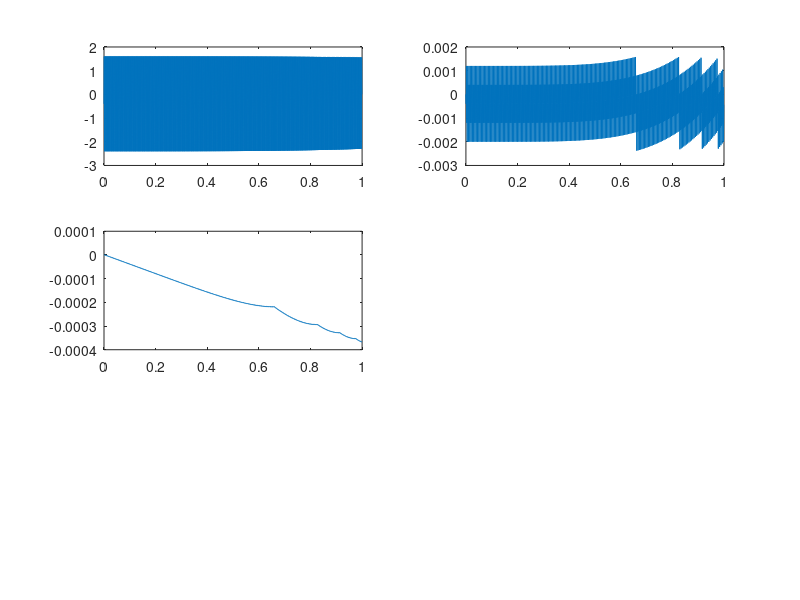
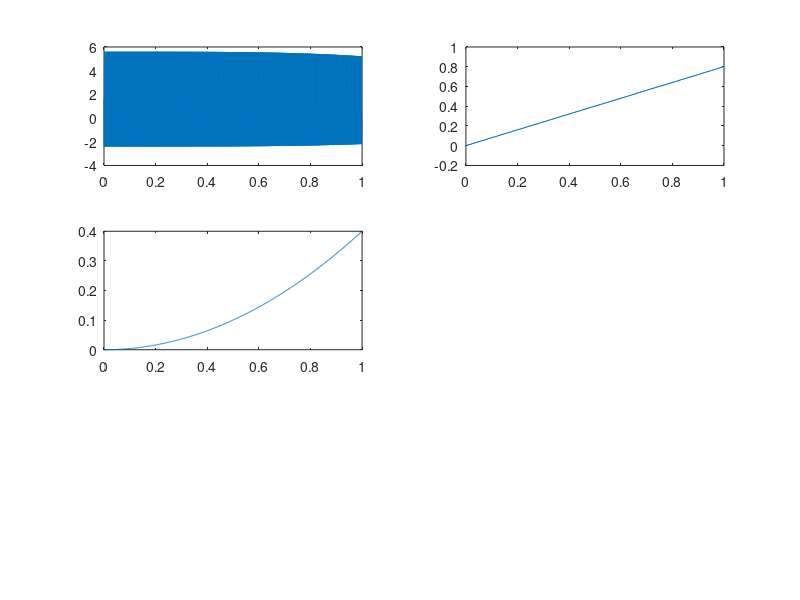

Source code (MATLAB) for these figures, in order:
clc;
clear;


rg1=1; %gear ratio
rg2=1;
tauc1=10; %friction
tauc2=0;
tauL1=1000; %torque limit
tauL2=1000;

%mass&length
m1=10;
m2=5;
l1=0.5;
l2=0.5;

%inertia
j1=m1*l1^2/rg1^2;    
j2=m2*l2^2/rg2^2;

% Simulation parameters
T=0.001; % sampling period
N=1000; % number of points
t=T*(0:(N-1)); % time vector

%data variables
theta1=zeros(1,N);  % position 1
theta1Dot=zeros(1,N); % speed 1
theta1DDot=zeros(1,N); % acceleration 1
theta2=zeros(1,N);  % position 2
theta2Dot=zeros(1,N); % speed 2
theta2DDot=zeros(1,N); % acceleration 2

theta1Des=zeros(1,N); % desired position 1
theta1DotDes=zeros(1,N); % desired speed 1
theta1DDotDes=zeros(1,N); % desired acceleration 1
theta2Des=zeros(1,N); % desired position 2
theta2DotDes=zeros(1,N); % desired speed 2
theta2DDotDes=zeros(1,N); % desired acceleration 2

u1=zeros(1,N);  % total control signal 1
u2=zeros(1,N);  % total control signal 2
taum1=zeros(1,N);  % torque output 1
taum2=zeros(1,N);  % torque output 2


%future controller here, currently set constant tau for openloop

for i=1:N
	u1(i)=0;  % torque output 1
	u2(i)=1;  % torque output 2
end







%construct robot dynamics

for i=1:N-1


	%matric A
	Aa=j1*rg1^2+(m1+m2)*l1^2+m2*l2^2+2*m2*l1*l2*cos(theta2(i));
	Ab=m2*l2^2+m2*l1*l2*cos(theta2(i));
	Ac=m2*l2^2+m2*l1*l2*cos(theta2(i));
	Ad=m2*l2^2/rg2^2;
	%matric B
	Ba=0;
	Bb=-m2*l1*l2*sin(theta2(i));
	Bc=m2*l1*l2*sin(theta2(i));
	Bd=0;
	%matrix C
	Ca=-m2*l1*l2*sin(theta2(i));
	Cb=-m2*l1*l2*sin(theta2(i));
	Cc=0;
	Cd=0;
	%multiply by motion get h1 and h2
	h1=(Bb)*theta2Dot(i)^2+(Ca)*(theta1Dot(i)*theta2Dot(i))+(Cb)*(theta2Dot(i)*theta1Dot(i));
	h2=(Bc)*theta1Dot(i)^2;

	%torque limit check
	if u1(i)>tauL1
		taum1(i)=tauL1;
	else
		taum1(i)=u1(i);
	end

	if u2(i)>tauL2
		taum2(i)=tauL2;
	else
		taum2(i)=u2(i);
	end
	
	%friction check
	if theta1Dot(i)==0
		if taum1(i)-h1/rg1>tauc1
			tauf1=tauc1;
		elseif taum1(i)-h1/rg1<-tauc1
			tauf1=-tauc1;
		else
			tauf1=taum1(i)-h1/rg1;
		end
	
	else
		tauf1=tauc1*sign(theta1Dot(i));
	end
	
	if theta2Dot(i)==0
		if taum2(i)-h2/rg2>tauc2
			tauf2=tauc2;
		elseif taum2(i)-h2/rg2<-tauc2
			tauf2=-tauc2;
		else
			tauf2=taum2(i)-h2/rg2;
		end
	
	else
		tauf2=tauc2*sign(theta2Dot(i));
	end	
	
	
	%isolate thetaddot
	detM=1/(Aa*Ad-Ab*Ac);
	theta1DDot(i)=detM*(Ad*(rg1*(taum1(i)-tauf1))-Ab*(rg2*(taum2(i)-tauf2)));
	theta2DDot(i)=detM*(-Ac*(rg1*(taum1(i)-tauf1))+Aa*(rg2*(taum2(i)-tauf2)));
	%integration for angular position and angular velocity
	theta1Dot(i+1)=theta1Dot(i)+theta1DDot(i)*T;
	theta2Dot(i+1)=theta2Dot(i)+theta2DDot(i)*T;
	theta1(i+1)=theta1(i)+theta1Dot(i)*T;
	theta2(i+1)=theta2(i)+theta2Dot(i)*T;

    % friction movement check, not currently working
	%if sign(theta1DDot(i)*T+theta1Dot(i))~=sign(theta1Dot(i))&&theta1Dot(i)~=0
	%	theta1Dot(i+1)=0;
    %    theta1(i+1)=theta1(i);
	%end
	%if sign(theta2DDot(i)*T+theta2Dot(i))~=sign(theta2Dot(i))&&theta1Dot(i)~=0
	%	theta2Dot(i+1)=0;
    %   theta2(i+1)=theta2(i);
	%end

end
figure
subplot(3,2,1),plot(t,theta1DDot)
subplot(3,2,2),plot(t,theta1Dot)
subplot(3,2,3),plot(t,theta1)

figure
subplot(3,2,1),plot(t,theta2DDot)
subplot(3,2,2),plot(t,theta2Dot)
subplot(3,2,3),plot(t,theta2)
















